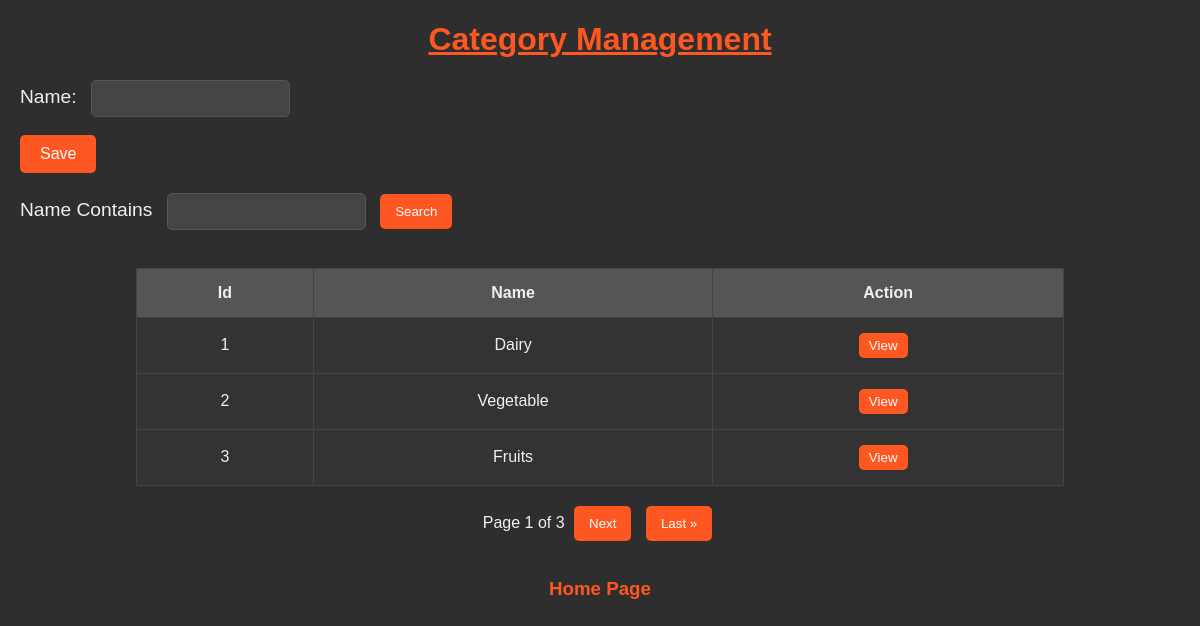
Page /app/category/ on the committed database.
### app/models.py (models this page shows, shortened)
class Category (models.Model):
    name = models.CharField(max_length=20)

### app/views.py (the view)
# urls.py: path('category/', views.category_view, name='categories'),
def category_view(request):
    page_number = request.GET.get('page', 1)
    filter = CategoryFilter(request.GET, queryset=Category.objects.all())
    categories = filter.qs
    paginator = Paginator(categories, 3)
    page = paginator.get_page(page_number)
    if request.method == 'POST':
        form = CategoryForm(request.POST)
        if form.is_valid():
            form.save()
    else:
        form = CategoryForm()
    context = {'form':form, 'page':page}
    return render(request, 'category.html', context)

### app/forms.py
class CategoryForm(forms.ModelForm):
    class Meta:
        model = Category
        fields = '__all__'

### app/templates/category.html (shortened to what this page needs)
<!DOCTYPE html>
<html lang="en">
<head>
</head>
<body>
    <h1><u>Category Management</u></h1>
    <form method="POST">
        {{ form }}
        <br>
        <input type="submit" value="Save">
    </form>
    <form method="get">
        <label for="name">Name Contains</label>
        <input name="name" id="name" />
        <button type="submit">Search</button>
    </form>
    <br>
    <table>
        <tr>
            <th>Id</th>
            <th>Name</th>
            <th>Action</th>
        </tr>
        {% for category in page %}
        <tr>
            <td>{{ category.id }}</td>
            <td>{{ category.name }}</td>
            <td><button onclick="location.href='view/{{ category.id }}'">View</button></td>
        </tr>
        {% endfor %}
    </table>
    <div class="pagination">
        <span>Page {{ page.number }} of {{ page.paginator.num_pages }}</span>
        {% if page.has_next %}
        <button onclick="location.href='?page={{ page.next_page_number }}'">Next</button>
        <button onclick="location.href='?page={{ page.paginator.num_pages }}'">Last &raquo;</button>
        {% endif %}
    </div>
    <br>
    <li><a href="{% url 'home' %}"><h3>Home Page</h3></a></li>
</body>
</html>

### app/templates/category.html (style rules this page uses)
body { background-color: #2e2e2e; color: #f0f0f0; font-family: Arial, sans-serif; margin: 20px; }
h1 { text-align: center; color: #ff5722; }
form { margin-bottom: 20px; }
form label { margin-right: 10px; font-size: 1.2em; }
form input, input { padding: 10px; margin-right: 10px; border: 1px solid #555; border-radius: 5px; background-color: #444; color: #fff; }
input[type="submit"] { padding: 10px 20px; border: none; border-radius: 5px; background-color: #ff5722; color: #fff; font-size: 1em; cursor: pointer; transition: background-color 0.3s; }
button { padding: 10px 15px; border: none; border-radius: 5px; background-color: #ff5722; color: #fff; cursor: pointer; margin-right: 10px; }
li { list-style: none; text-align: center; }
a { color: #ff5722; text-decoration: none; }
table { margin: auto; width: 80%; border-collapse: collapse; margin-bottom: 20px; }
table, th, td { border: 1px solid #444; }
th, td { padding: 15px; text-align: center; }
th { background-color: #555; }
td { background-color: #333; }
td button { padding: 5px 10px; border: none; border-radius: 5px; background-color: #ff5722; color: #fff; cursor: pointer; }
.pagination { text-align: center; }
.pagination button { padding: 10px 15px; border: none; border-radius: 5px; background-color: #ff5722; color: #fff; cursor: pointer; margin: 0 5px; }

### rows in the picture
Category: id "1", name "Dairy"
Category: id "2", name "Vegetable"
Category: id "3", name "Fruits"

### other values in the picture
{{ page.number }} "1"
{{ page.paginator.num_pages }} "3"
